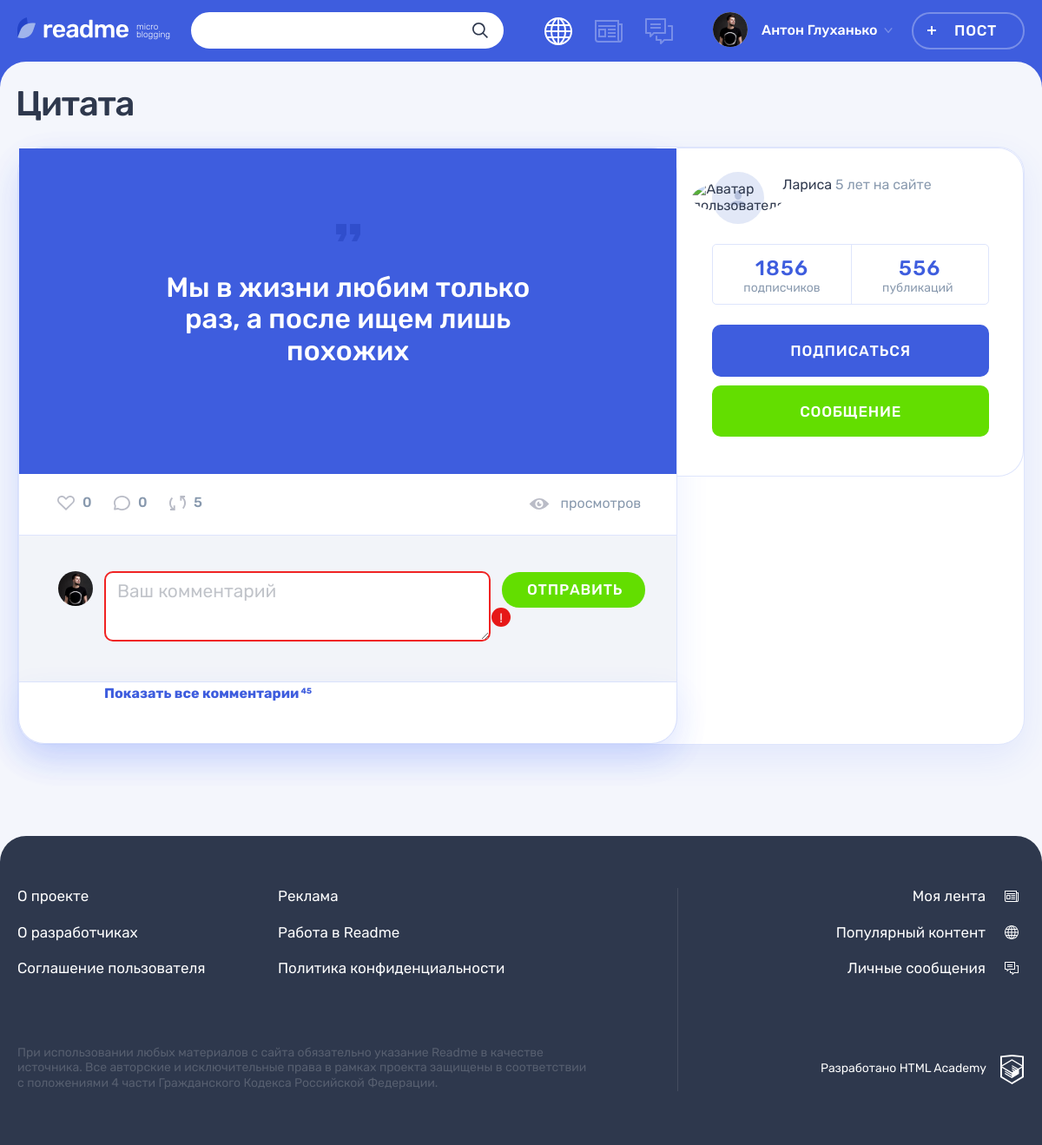
Page /post.php?id=1 on the earlier database version.
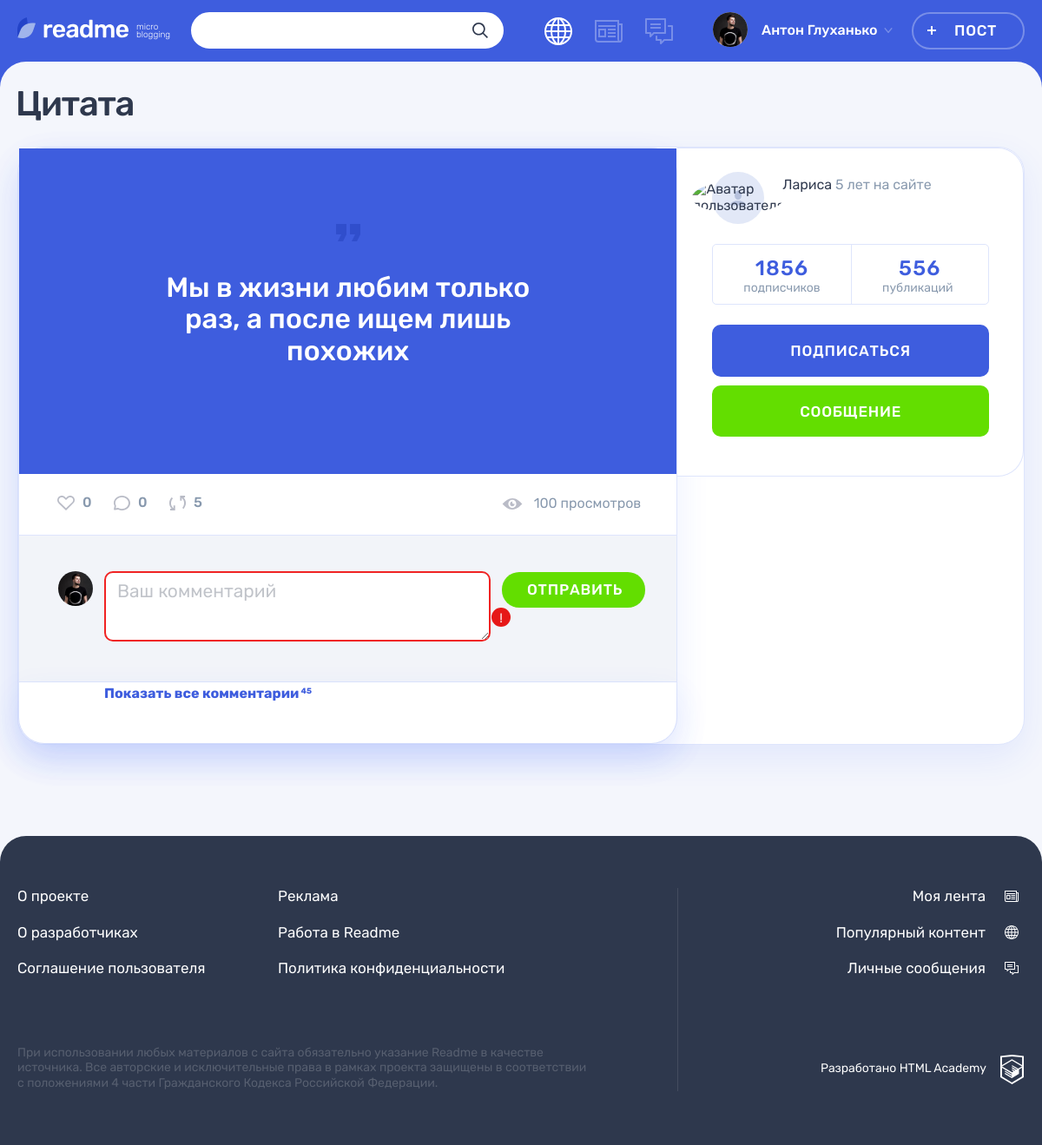
Same page on the later database version.
### tables this page shows
CREATE TABLE posts (
  id INT AUTO_INCREMENT PRIMARY KEY,
  creationDate TIMESTAMP DEFAULT CURRENT_TIMESTAMP,
  title VARCHAR(128),
  content VARCHAR(255),
  typeID INT  NOT NULL,
  authorId INT  NOT NULL,
  image VARCHAR(255),
  video VARCHAR(255),
  link VARCHAR(255),
  views INT,
  avatar VARCHAR(128),
  author VARCHAR(128),
  FOREIGN KEY (authorId)  REFERENCES users(id),
  FOREIGN KEY (typeId)  REFERENCES content_type(id)
);

CREATE TABLE users (
  id INT AUTO_INCREMENT PRIMARY KEY,
  registrationDate  TIMESTAMP DEFAULT CURRENT_TIMESTAMP,
  email VARCHAR(128) NOT NULL UNIQUE,
  login VARCHAR(128) UNIQUE,
  password CHAR(64)  NOT NULL,
  avatar VARCHAR(255)
);

### helpers.php (called while the page is built, shortened)
<?php
function include_template($name, array $data = [])
{
    $name = 'templates/' . $name;
    extract($data);
    require $name;
    $result = ob_get_clean();
    return $result;
}

### functions.php (called while the page is built, shortened)
<?php
 function SqlRequest($reques, $from, $where, $con,$id, $as = '', $join =""){
    $sql = sprintf("SELECT  %s %s  from %s %s WHERE %s %s", $reques, $as, $from,$join, $where, $id);
    $result = mysqli_query($con, $sql);
    $Count = mysqli_fetch_all($result, MYSQLI_ASSOC);
     return $Count;
 }
?>

### templates/post-quote.php (the view, shortened to what this page needs)
<?php
require('functions.php');
$title = SqlRequest('title', 'posts', 'id = ', $con, $id, "as L");
?>
<h1 class="page__title page__title--publication"><?= $title[0]['L'];?></h1>
<section class="post-details" >
    <article class="feed__post post post-quote">
    <div class="post-details__wrapper post-photo">
    <div class="post-details__main-block post post--details">
    <?php
            $content= SqlRequest('content', 'posts', ' id =', $con, $id);
            $author= SqlRequest('author', 'posts', ' id =', $con, $id, "as L");
         ?>
    <div class="post__main">
                  <blockquote>
                    <p>
                     <?= $content[0]['content']; ?>
                    </p>
                  </blockquote>
                </div>
        <div class="post__indicators">
        <div class="post__buttons">
            <a class="post__indicator post__indicator--likes button" href="#" title="Лайк">
            <svg class="post__indicator-icon" width="20" height="17">
                <use xlink:href="#icon-heart"></use>
            </svg>
            <?php
            $ComLike= SqlRequest('COUNT(userId)', 'likes', 'recipientId =', $con, $id, "as L");
            ?>
            <span><?= $ComLike[0]['L'] ?></span>
            </a>
            <a class="post__indicator post__indicator--comments button" href="#" title="Комментарии">
            <svg class="post__indicator-icon" width="19" height="17">
                <use xlink:href="#icon-comment"></use>
            </svg>
            <?php
            $Comment= SqlRequest('COUNT(content)', 'comments', 'postId =', $con, $id, "as L");
            ?>
            <span><?php echo $Comment[0]['L'] ?></span>
            </a>
            <a class="post__indicator post__indicator--repost button" href="#" title="Репост">
            <svg class="post__indicator-icon" width="19" height="17">
                <use xlink:href="#icon-repost"></use>
            </svg>
            <span>5</span>
            </a>
        </div>
        <?php
            $view= SqlRequest('views', 'posts', ' id =', $con, $id, "as L");
         ?>
        <span class="post__view"><?= $view[0]['L'].' просмотров' ?></span>
        </div>
        <div class="comments">
        <form class="comments__form form" action="#" method="post">
            <div class="comments__my-avatar">
            <img class="comments__picture" src="img/userpic-medium.jpg" alt="Аватар пользователя">
            </div>
            <div class="form__input-section form__input-section--error">
            <textarea class="comments__textarea form__textarea form__input" placeholder="Ваш комментарий"></textarea>
            <button class="form__error-button button" type="button">!</button>
            </div>
            <button class="comments__submit button button--green" type="submit">Отправить</button>
        </form>
        <div class="comments__list-wrapper">
            <?php
            $CommentInf = SqlRequest('content, login, authorId, avatar ', ' comments c' ,' c.postId= ',  $con,$id, '', "JOIN users u ON c.authorId = u.id");?>
            <a class="comments__more-link" href="#">
            <span>Показать все комментарии</span>
            <sup class="comments__amount">45</sup>
            </a>
        </div>
        </div>
    </div>
    <div class="post-details__user user">
        <div class="post-details__user-info user__info">
        <div class="post-details__avatar user__avatar">
        <a class="post-details__name user__name" href="#">
            <?php
           $postAuthor=SqlRequest('login, authorId, u.avatar', 'posts p', 'p.id =', $con, $id, ' ', 'JOIN  users u ON p.authorId = u.id');
            ?>
            <a class="post-details__avatar-link user__avatar-link" href="#">
            <img class="post-details__picture user__picture" src="img/<?= $postAuthor[0]['avatar']?>" alt="Аватар пользователя">
            </a>
        </div>
        <div class="post-details__name-wrapper user__name-wrapper">
            <span><?= $postAuthor[0]['login'] ?> </span>
            <time class="post-details__time user__time" datetime="2014-03-20">5 лет на сайте</time>
        </div>
        </div>
        <div class="post-details__rating user__rating">
        <p class="post-details__rating-item user__rating-item user__rating-item--subscribers">
            <span class="post-details__rating-amount user__rating-amount">1856</span>
            <span class="post-details__rating-text user__rating-text">подписчиков</span>
        </p>
        <p class="post-details__rating-item user__rating-item user__rating-item--publications">
            <span class="post-details__rating-amount user__rating-amount">556</span>
            <span class="post-details__rating-text user__rating-text">публикаций</span>
        </p>
        </div>
        <div class="post-details__user-buttons user__buttons">
        <button class="user__button user__button--subscription button button--main" type="button">Подписаться</button>
        <a class="user__button user__button--writing button button--green" href="#">Сообщение</a>
        </div>
    </div>
    </div>
</article>
</section>

### templates/post-details.php (shortened to what this page needs)
<!DOCTYPE html>
<html lang="ru">
<head>
  <link rel="stylesheet" href="css/main.css">
</head>
<body class="page">
<header class="header">
  <div class="header__wrapper container">
    <div class="header__logo-wrapper">
      <a class="header__logo-link" href="main.html">
        <img class="header__logo" src="img/logo.svg" alt="Логотип readme" width="128" height="24">
      </a>
      <p class="header__topic">
        micro blogging
      </p>
    </div>
    <form class="header__search-form form" action="#" method="get">
      <div class="header__search">
        <input class="header__search-input form__input" type="search">
        <button class="header__search-button button" type="submit">
          <svg class="header__search-icon" width="18" height="18">
            <use xlink:href="#icon-search"></use>
          </svg>
        </button>
      </div>
    </form>
    <div class="header__nav-wrapper">
      <nav class="header__nav">
        <ul class="header__my-nav">
          <li class="header__my-page header__my-page--popular">
            <a class="header__page-link header__page-link--active" title="Популярный контент">
            </a>
          </li>
          <li class="header__my-page header__my-page--feed">
            <a class="header__page-link" href="feed.html" title="Моя лента">
            </a>
          </li>
          <li class="header__my-page header__my-page--messages">
            <a class="header__page-link" href="messages.html" title="Личные сообщения">
            </a>
          </li>
        </ul>
        <ul class="header__user-nav">
          <li class="header__profile">
            <a class="header__profile-link" href="#">
              <div class="header__avatar-wrapper">
                <img class="header__profile-avatar" src="img/userpic-medium.jpg" alt="Аватар профиля">
              </div>
              <div class="header__profile-name">
                <span>Антон Глуханько </span>
                <svg class="header__link-arrow" width="10" height="6">
                  <use xlink:href="#icon-arrow-right-ad"></use>
                </svg>
              </div>
            </a>
          </li>
          <li>
            <a class="header__post-button button button--transparent" href="add.php">Пост</a>
          </li>
        </ul>
      </nav>
    </div>
  </div>
</header>
<main class="page__main page__main--publication">
  <div class="container">
  <?php
  if($_GET['id']<0 ){
    header($_SERVER['SERVER_PROTOCOL'] . ' 404 Not Found', true, 404);
    http_response_code(404);
    header ('Location: 404.html');
    exit();
    }
  else{
    $page_content = include_template($posts[0]['icon_name'].'.php', ['post' => $posts[0], 'con' =>$con ,'id' => $id]);
    print($page_content);
  }
  ?>
  </div>
</main>
<footer class="footer">
  <div class="footer__wrapper">
    <div class="footer__container container">
      <div class="footer__site-info">
        <div class="footer__site-nav">
          <ul class="footer__info-pages">
            <li class="footer__info-page">
              <a class="footer__page-link" href="#">О проекте</a>
            </li>
            <li class="footer__info-page">
              <a class="footer__page-link" href="#">Реклама</a>
            </li>
            <li class="footer__info-page">
              <a class="footer__page-link" href="#">О разработчиках</a>
            </li>
            <li class="footer__info-page">
              <a class="footer__page-link" href="#">Работа в Readme</a>
            </li>
            <li class="footer__info-page">
              <a class="footer__page-link" href="#">Соглашение пользователя</a>
            </li>
            <li class="footer__info-page">
              <a class="footer__page-link" href="#">Политика конфиденциальности</a>
            </li>
          </ul>
        </div>
        <p class="footer__license">
          При использовании любых материалов с сайта обязательно указание Readme в качестве источника. Все авторские и исключительные права в рамках проекта защищены в соответствии с положениями 4 части Гражданского Кодекса Российской Федерации.
        </p>
      </div>
      <div class="footer__my-info">
        <ul class="footer__my-pages">
          <li class="footer__my-page footer__my-page--feed">
            <a class="footer__page-link" href="feed.html">Моя лента</a>
          </li>
          <li class="footer__my-page footer__my-page--popular">
            <a class="footer__page-link" href="popular.html">Популярный контент</a>
          </li>
          <li class="footer__my-page footer__my-page--messages">
            <a class="footer__page-link" href="messages.html">Личные сообщения</a>
          </li>
        </ul>
        <div class="footer__copyright">
          <a class="footer__copyright-link" href="https://htmlacademy.ru">
            <span>Разработано HTML Academy</span>
            <svg class="footer__copyright-logo" width="27" height="34">
              <use xlink:href="#icon-htmlacademy"></use>
            </svg>
          </a>
        </div>
      </div>
    </div>
  </div>
</footer>
</body>
</html>

### post.php (shortened to what this page needs)
<?php
include "helpers.php";
if (isset($_GET['id'])) {
    $id = $_GET['id'];
 }
else {
    $id = 0;
}
$con = mysqli_connect("395709-readme-12", "root", "root", "Blog");
mysqli_set_charset($con, "utf8");
$sqlPost = "SELECT p.id, p.title, login, p.title,  conT.icon_name, p.avatar, p.content, p.views, p.typeID FROM posts p JOIN users u ON p.authorId = u.id JOIN content_type conT ON typeID = conT.id WHERE p.id = $id ORDER BY views DESC;";
$resultPosts = mysqli_query($con, $sqlPost);
$rowsPosts = mysqli_fetch_all($resultPosts, MYSQLI_ASSOC);
$page_content = include_template('post-details.php', ['posts' => $rowsPosts, 'con' =>$con, 'id' => $id ]);
 print($page_content);
?>

Differences in the rows shown:
changed posts "Цитата": views (not shown) → "100"
